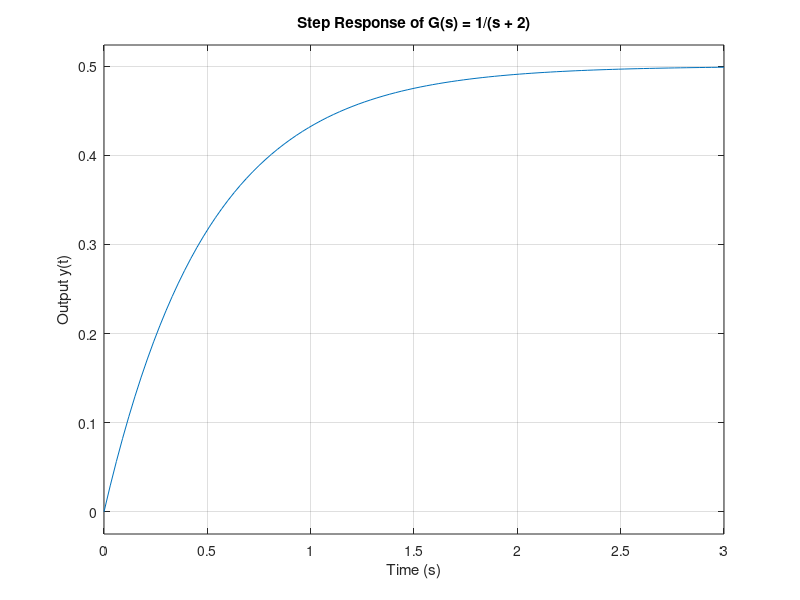

The MATLAB script that drew this image:
%% CONTROL SYSTEM 06 - TRANSFER FUNCTION

clear;
clc;
close all;

%% Define transfer function
num = [1];
den = [1 2];

G = tf(num, den);

%% Display transfer function
disp('Transfer Function:');
G

%% Step response
figure;

step(G);

grid on;

title('Step Response of G(s) = 1/(s + 2)');
xlabel('Time (s)');
ylabel('Output y(t)');

%% Step response data
[y,t] = step(G);

%% Display final value
fprintf('Final value: %.4f\n', y(end));
